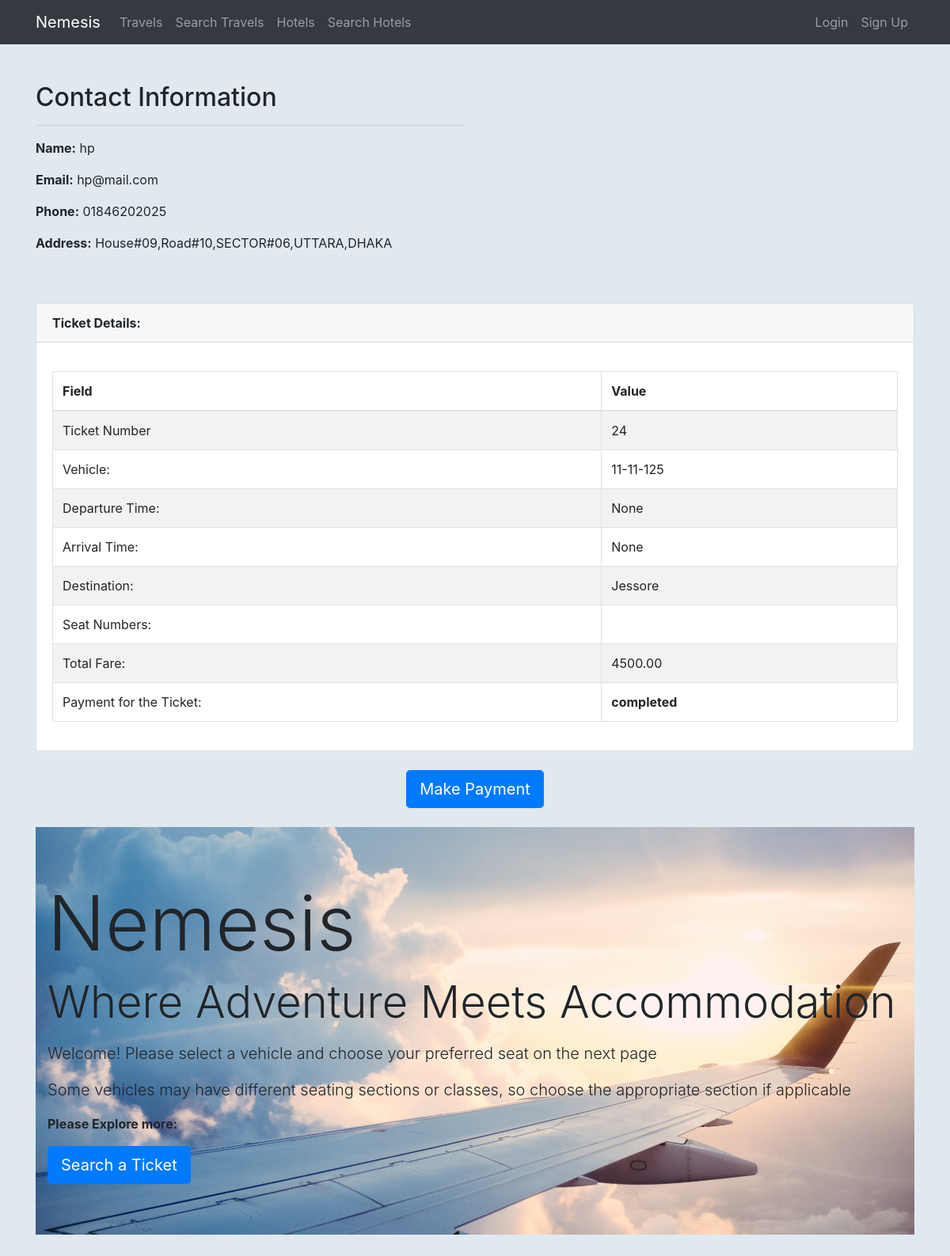
/ticket/24/, run on the app's committed database.
### tickets/models.py (models this page shows, shortened)
class Ticket(models.Model):
    ticket_id = models.UUIDField(default=uuid.uuid4, unique=True, editable=False)
    user = models.ForeignKey(
        User, on_delete=models.CASCADE, related_name="tickets_user"
    )
    seats = models.ManyToManyField(Seat, related_name="tickets_seat")
    travel_info = models.ForeignKey(
        Travel, on_delete=models.CASCADE, related_name="tickets_travel"
    )
    num_passengers = models.PositiveIntegerField()
    total_price = models.DecimalField(max_digits=10, decimal_places=2)
    created = models.DateTimeField(auto_now_add=True)
    payment = models.ForeignKey(Payment,null=True,blank=True, on_delete=models.SET_NULL, related_name="payment_ticket")

class Travel(models.Model):
    CITIES_BANGLADESH = [
        ("Dhaka", "Dhaka"),
        ("Chittagong", "Chittagong"),
        ("Sylhet", "Sylhet"),
        ("Khulna", "Khulna"),
        ("Rajshahi", "Rajshahi"),
        ("Barisal", "Barisal"),
        ("Rangpur", "Rangpur"),
        ("Comilla", "Comilla"),
        ("Narayanganj", "Narayanganj"),
        ("Jessore", "Jessore"),
        ("Savar", "Savar"),
        ("Mymensingh", "Mymensingh"),
        ("Tangail", "Tangail"),
        ("Gazipur", "Gazipur"),
        ("Bogra", "Bogra"),
        ("Nawabganj", "Nawabganj"),
        ("Narsingdi", "Narsingdi"),
        ("Joypurhat", "Joypurhat"),
        ("Saidpur", "Saidpur"),
        ("Sirajganj", "Sirajganj"),
    ]
    vehicle = models.ForeignKey(Vehicle, on_delete=models.CASCADE)
    origin = models.CharField(
        max_length=100, choices=CITIES_BANGLADESH, default="Dhaka"
    )
    destination = models.CharField(max_length=100, choices=CITIES_BANGLADESH)
    departure_time = models.DateTimeField()
    arrival_time = models.DateTimeField(
        null=True,
        blank=True,
    )

class Vehicle(models.Model):
    VEHICLE_TYPES = [
        ("bus", "Bus"),
        ("train", "Train"),
        ("flight", "Flight"),
    ]
    vehicle_number = models.CharField(max_length=50, unique=True)
    body_manufacturer = models.CharField(max_length=50)
    type = models.CharField(max_length=10, choices=VEHICLE_TYPES)
    capacity = models.PositiveIntegerField()

### users/models.py (models this page shows, shortened)
class Profile(models.Model):
    user = models.OneToOneField(
        User, on_delete=models.CASCADE, null=True, blank=True, related_name="profile")
    phone_number = models.TextField(blank=True, null=True)
    short_intro = models.CharField(max_length=200, blank=True, null=True)
    address = models.TextField(blank=True, null=True)
    billing_address = models.TextField(blank=True, null=True)
    id = models.UUIDField(default=uuid.uuid4, unique=True,
                          primary_key=True, editable=False)

class Payment(models.Model):
    PENDING = 'pending'
    COMPLETED = 'completed'
    FAILED = 'failed'
    PAYMENT_STATUS_CHOICES = [
        (PENDING, _('Pending')),
        (COMPLETED, _('Completed')),
        (FAILED, _('Failed')),
    ]
    status = models.CharField(max_length=20, choices=PAYMENT_STATUS_CHOICES, default=PENDING)
    amount = models.DecimalField(max_digits=10, decimal_places=2)
    transaction_id = models.UUIDField(default=uuid.uuid4, unique=True,
                          primary_key=True, editable=False)
    user = models.ForeignKey(
        User, on_delete=models.SET_NULL, null=True, blank=True)
    created = models.DateTimeField(auto_now_add=True)
    class Meta:
        verbose_name = _('Payment')
        verbose_name_plural = _('Payments')

### tickets/views.py (the view)
# urls.py: path("ticket/<int:ticket_id>/", views.ticket_detail, name="ticket_detail"),
def ticket_detail(request, ticket_id ):
    ticket = get_object_or_404(Ticket, id=ticket_id)
    return render(request, "tickets/ticket_detail.html", {"ticket": ticket})

### templates/tickets/ticket_detail.html (shortened to what this page needs)
{% extends 'base.html' %}
{% block content %}
{% load static%}
  <div class="container my-5">
    <div class="row">
      <div class="col-md-6">
        <h2>Contact Information</h2>
        <hr>
        <p><strong>Name:</strong> {{ ticket.user.username }}</p>
        <p><strong>Email:</strong> {{ ticket.user.email }}</p>
        <p><strong>Phone:</strong> {{ ticket.user.profile.phone_number }}</p>
        <p><strong>Address:</strong> {{ ticket.user.profile.address }}</p>
      </div>
    </div>
  </div>
  <div class="container">
  <div class="card">
    <div class="card-header">
      <strong> Ticket Details:</strong>
    </div>
    <div class="card-body">
      <table class="table table-bordered table-striped">
        <table class="table table-bordered table-striped">
          <thead>
            <tr>
              <th>Field</th>
              <th>Value</th>
            </tr>
          </thead>
          <tbody>
            <tr>
              <td>Ticket Number</td>
              <td> {{ ticket.id }}</td>
            </tr>
            <tr>
              <td>Vehicle:</td>
              <td>{{ ticket.travel_info.vehicle.vehicle_number }}</td>
            </tr>
            <tr>
              <td>Departure Time:</td>
              <td>{{ ticket.travel_info.arrival_time }}</td>
            </tr>
            <tr>
              <td>Arrival Time:</td>
              <td>{{ ticket.travel_info.arrival_time }}</td>
            </tr>
            <tr>
              <td>Destination:</td>
              <td>{{ ticket.travel_info.destination }}</td>
            </tr>
            <tr>
              <td>Seat Numbers:</td>
              <td> {{ ticket.seat_numbers }}</td>
            </tr>
            <tr>
              <td>Total Fare:</td>
              <td>{{ ticket.total_price }}</td>
            </tr>
            <tr>
              <td>Payment for the Ticket:</td>
              <td><strong>{{ ticket.payment.status }}</strong></td>
            </tr>
          </tbody>
        </table>
      </table>
    </div>
</div>
</div>
<div class="d-flex justify-content-center align-items-center">
  <a href="{% url 'users:make_payment' ticket.ticket_id %}" class="btn btn-lg btn-primary">Make Payment</a>
</div>
  <div class="container">
    <section
      class="jumbotron jumbotron-fluid"
      style="
        background-image: url('{% static 'images/011.jpg' %}');
        background-size: cover;
        background-position: center;
      "
    >
      <div class="container">
        <h1 class="display-1">Nemesis</h1>
        <p class="display-4">Where Adventure Meets Accommodation</p>
        <p class="lead">
          Welcome! Please select a vehicle and choose your preferred seat on the
          next page
        </p>
        <p class="lead">
          Some vehicles may have different seating sections or classes, so choose
          the appropriate section if applicable
        </p>
        <p><strong>Please Explore more:</strong></p>
        <a href="{% url 'tickets:search_travels' %}" class="btn btn-lg btn-primary"
          >Search a Ticket</a
        >
      </div>
{% endblock %}

### templates/base.html (style rules this page uses)
body { background: #E0E9F0; }

### data on the page
Ticket: user.username "hp", user.email "hp@mail.com", user.profile.phone_number "01846202025", user.profile.address "House#09,Road#10,SECTOR#06,UTTARA,DHAKA", id "24", travel_info.vehicle.vehicle_number "11-11-125", travel_info.arrival_time "None", travel_info.destination "Jessore", total_price "4500.00", payment.status "completed"
